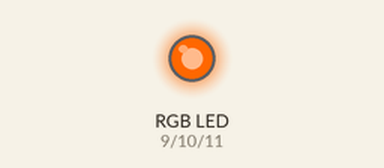
Simulated run of this sketch. Board: Arduino Uno, built with avr-gcc and run on an emulated ATmega328P. Shown: an RGB LED mixed from three pins (HIGH = lit). Random numbers use the default seed unless the sketch sets one.

Above: at 0.91 s.
Timing chart, 0 to 40.0 s (numbered marks = the images above):
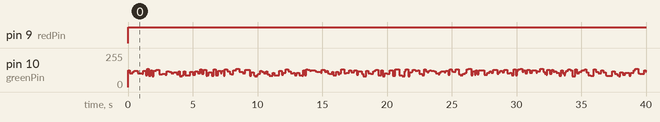

The sketch:

LED_Experiment_3_Flicker.ino
```cpp
// LED Fire Effect

int redPin = 9;
int greenPin = 10;
int bluePin = 11;

int redEnable = 1;
int greenEnable = 1;
int blueEnable = 1;

int minDelayTime = 80;
int delayTime = 160;

int kLoForTable = 1200;
int kHiForTable = 2000;
int stepSize = 10;
int indexTotal = 80;
int rTable[] = {255, 255, 255, 255, 255, 255, 255, 255, 255, 255, 255, 255, 255, 255, 255, 255, 255, 255, 255, 255, 255, 255, 255, 255, 255, 255, 255, 255, 255, 255, 255, 255, 255, 255, 255, 255, 255, 255, 255, 255, 255, 255, 255, 255, 255, 255, 255, 255, 255, 255, 255, 255, 255, 255, 255, 255, 255, 255, 255, 255, 255, 255, 255, 255, 255, 255, 255, 255, 255, 255, 255, 255, 255, 255, 255, 255, 255, 255, 255, 255, 255};
int gTable[] = {81, 82, 83, 84, 85, 86, 87, 88, 88, 89, 90, 91, 92, 93, 94, 95, 95, 96, 97, 98, 99, 99, 100, 101, 102, 103, 103, 104, 105, 106, 106, 107, 108, 109, 109, 110, 111, 112, 112, 113, 114, 114, 115, 116, 116, 117, 118, 118, 119, 120, 120, 121, 122, 122, 123, 124, 124, 125, 125, 126, 127, 127, 128, 129, 129, 130, 130, 131, 131, 132, 133, 133, 134, 134, 135, 135, 136, 137, 137, 138, 138};
int bTable[] = {0, 0, 0, 0, 0, 0, 0, 0, 0, 0, 0, 0, 0, 0, 0, 0, 0, 0, 0, 0, 0, 0, 0, 0, 0, 0, 0, 0, 0, 0, 0, 0, 0, 0, 0, 0, 0, 0, 0, 0, 0, 0, 0, 0, 0, 0, 0, 0, 0, 0, 0, 0, 0, 0, 0, 0, 0, 0, 0, 0, 0, 0, 0, 0, 0, 0, 0, 0, 0, 0, 0, 0, 0, 0, 0, 0, 0, 0, 0, 0, 23};
int rgbTable[] = {255,81,0, 255,82,0, 255,83,0, 255,84,0, 255,85,0, 255,86,0, 255,87,0, 255,88,0, 255,88,0, 255,89,0, 255,90,0, 255,91,0, 255,92,0, 255,93,0, 255,94,0, 255,95,0, 255,95,0, 255,96,0, 255,97,0, 255,98,0, 255,99,0, 255,99,0, 255,100,0, 255,101,0, 255,102,0, 255,103,0, 255,103,0, 255,104,0, 255,105,0, 255,106,0, 255,106,0, 255,107,0, 255,108,0, 255,109,0, 255,109,0, 255,110,0, 255,111,0, 255,112,0, 255,112,0, 255,113,0, 255,114,0, 255,114,0, 255,115,0, 255,116,0, 255,116,0, 255,117,0, 255,118,0, 255,118,0, 255,119,0, 255,120,0, 255,120,0, 255,121,0, 255,122,0, 255,122,0, 255,123,0, 255,124,0, 255,124,0, 255,125,0, 255,125,0, 255,126,0, 255,127,0, 255,127,0, 255,128,0, 255,129,0, 255,129,0, 255,130,0, 255,130,0, 255,131,0, 255,131,0, 255,132,0, 255,133,0, 255,133,0, 255,134,0, 255,134,0, 255,135,0, 255,135,0, 255,136,0, 255,137,0, 255,137,0, 255,138,0, 255,138,23};

int index;

void setup()
{
  pinMode(redPin, OUTPUT);
  pinMode(greenPin, OUTPUT);
  pinMode(bluePin, OUTPUT);
}

void loop() {
  bool direction;
  int  stepBand;
  int  stepSize;
  int  stepTable[] = {};

  index = random(indexTotal - 1);

  analogWrite(redPin, rTable[index] * redEnable);
  analogWrite(greenPin, gTable[index] * greenEnable);
  analogWrite(bluePin, bTable[index] * blueEnable);

  delay(minDelayTime + random(delayTime));
}
```

Measured:
- by itself, pin 9 (redPin): LOW → HIGH at 0.00 s
- by itself, pin 10 (greenPin): 0/255 → 126/255 at 0.00 s, → 104/255 0.13 s later, → 114/255 0.22 s later, → 122/255 0.15 s later, … (247 changes in this stretch)
